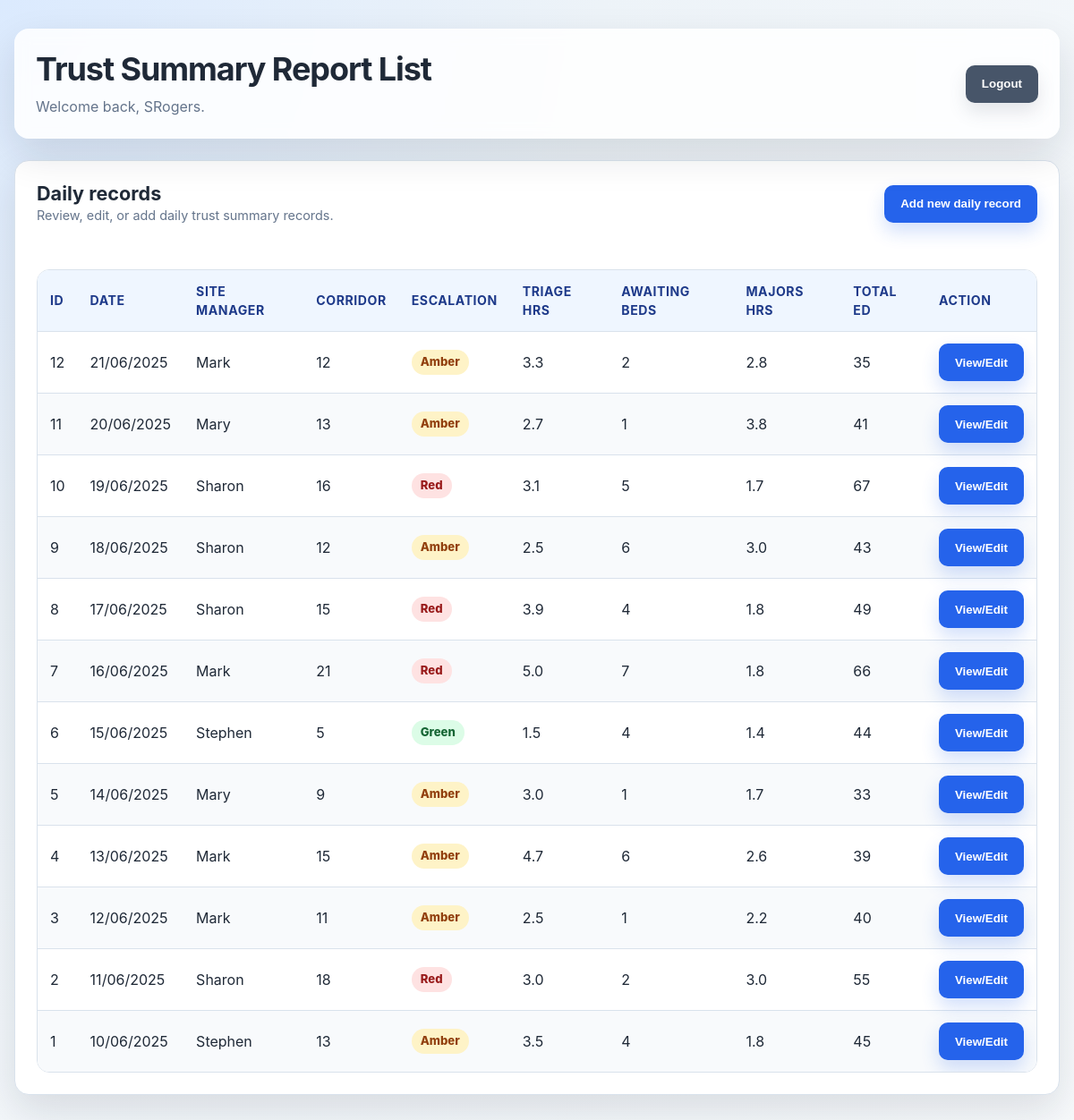
Page /summarylist (signed in) on the committed database.
### tables this page shows
CREATE TABLE DailySummary (
    id INTEGER PRIMARY KEY AUTOINCREMENT,
    dte TEXT NOT NULL ,
    [SiteManager] TEXT,
    [PatientsInCorridor] INTEGER,
    [EscalationLevel] TEXT,
    [TriageTimehrs] REAL,
    [PatientsAwaitingBeds] INTEGER,
    [WaitingTimeMajorshrs] REAL,
    [TotalPatientsED] INTEGER,
    [userid] INTEGER
    );

### main.py (the view)
@app.route('/summarylist')
@check_login
def summarylist():
    db = get_db()
    cur = db.execute('select * from DailySummary order by id desc')
    entries = cur.fetchall()
    return render_template('summarylist.html', username=session['username'], entries=entries)

### main.py (called while the page is built)
def connect_db():
    rv = sqlite3.connect(app.config['DATABASE'])
    rv.row_factory = sqlite3.Row
    return rv

def get_db():
    if not hasattr(g, 'sqlite_db'):
        g.sqlite_db = connect_db()
    return g.sqlite_db

def check_login(f):
    @wraps(f)
    def decorated(*args, **kwargs):
        if "loggedin" not in session:
            return redirect(url_for("login"))
        return f(*args, **kwargs)
    return decorated

### templates/summarylist.html (shortened to what this page needs)
<!DOCTYPE html>
<html lang="en">
<head>
	<link rel="stylesheet" href="{{ url_for('static', filename='style.css') }}">
	<link rel="stylesheet" href="https://use.fontawesome.com/releases/v5.7.1/css/all.css">
</head>
<body>
	<main class="page-shell">
		<header class="page-header">
			<div>
				<h1>Trust Summary Report List</h1>
				<p>Welcome back, {{ username }}.</p>
			</div>
			<form class="inline-form" action="{{ url_for('logout') }}">
				<input class="secondary" type="submit" value="Logout">
			</form>
		</header>
		<section class="card">
			<div class="card-header">
				<div>
					<h2>Daily records</h2>
					<p class="form-hint">Review, edit, or add daily trust summary records.</p>
				</div>
				<form class="inline-form" action="{{ url_for('openadddailyrecord') }}">
					<input type="submit" value="Add new daily record">
				</form>
			</div>
			<div class="msg">{{ msg }}</div>
			{% if entries %}
			<div class="table-wrap">
				<table>
					<thead>
						<tr>
							<th>ID</th>
							<th>Date</th>
							<th>Site Manager</th>
							<th>Corridor</th>
							<th>Escalation</th>
							<th>Triage hrs</th>
							<th>Awaiting Beds</th>
							<th>Majors hrs</th>
							<th>Total ED</th>
							<th>Action</th>
						</tr>
					</thead>
					<tbody>
						{% for entry in entries %}
						<tr>
							<td>{{ entry.id }}</td>
							<td>{{ entry.dte }}</td>
							<td>{{ entry.SiteManager }}</td>
							<td>{{ entry.PatientsInCorridor }}</td>
							<td><span class="status-pill status-{{ entry.EscalationLevel|lower }}">{{ entry.EscalationLevel }}</span></td>
							<td>{{ entry.TriageTimehrs }}</td>
							<td>{{ entry.PatientsAwaitingBeds }}</td>
							<td>{{ entry.WaitingTimeMajorshrs }}</td>
							<td>{{ entry.TotalPatientsED }}</td>
							<td>
								<form class="inline-form" action="{{ url_for('dailydetail', dayid=entry.id) }}">
									<input type="submit" value="View/Edit" id="{{ entry.id }}">
								</form>
							</td>
						</tr>
						{% endfor %}
					</tbody>
				</table>
			</div>
			{% else %}
			<div class="empty-state">No entries found.</div>
			{% endif %}
		</section>
	</main>
</body>
</html>

### static/style.css (style rules this page uses)
:root { --bg: #edf3f8; --surface: #ffffff; --surface-soft: #f8fafc; --text: #1f2937; --muted: #64748b; --border: #d9e2ec; --primary: #2563eb; --primary-dark: #1d4ed8; --danger: #dc2626; --success: #15803d; --shadow: 0 18px 45px rgba(15, 23, 42, 0.12); --radius: 16px; }
* { box-sizing: border-box; }
body { margin: 0; min-height: 100vh; background: radial-gradient(circle at top left, #dbeafe 0, var(--bg) 38%, #f8fafc 100%); color: var(--text); font-family: -apple-system, BlinkMacSystemFont, "Segoe UI", Roboto, Oxygen, Ubuntu, Cantarell, "Helvetica Neue", Arial, sans-serif; font-size: 16px; line-height: 1.5; -webkit-font-smoothing: antialiased; -moz-osx-font-smoothing: grayscale; }
h1, h2 { margin: 0; color: var(--text); line-height: 1.2; }
h1 { font-size: clamp(1.7rem, 3vw, 2.35rem); letter-spacing: -0.03em; }
h2 { font-size: 1.35rem; }
p { margin: 0; }
.page-shell { width: min(1180px, calc(100% - 32px)); margin: 0 auto; padding: 32px 0 48px; }
.page-header { display: flex; align-items: center; justify-content: space-between; gap: 20px; margin-bottom: 24px; padding: 24px; border-radius: var(--radius); background: rgba(255, 255, 255, 0.86); box-shadow: var(--shadow); backdrop-filter: blur(8px); }
.page-header p { margin-top: 8px; color: var(--muted); }
.card { background: var(--surface); border: 1px solid var(--border); border-radius: var(--radius); box-shadow: var(--shadow); padding: 24px; margin-bottom: 24px; }
.card-header { display: flex; justify-content: space-between; align-items: center; gap: 16px; margin-bottom: 18px; }
.msg { min-height: 1.2em; margin: 12px 0; color: var(--danger); font-weight: 600; }
.form-hint { color: var(--muted); font-size: .9rem; }
input[type="submit"], .button { display: inline-flex; align-items: center; justify-content: center; min-height: 42px; border: 0; border-radius: 10px; padding: 10px 18px; background: var(--primary); color: #fff; font-weight: 800; text-decoration: none; cursor: pointer; transition: transform .2s, background-color .2s, box-shadow .2s; box-shadow: 0 10px 20px rgba(37, 99, 235, 0.2); }
.button.secondary, input.secondary { background: #475569; box-shadow: 0 10px 20px rgba(71, 85, 105, 0.15); }
.table-wrap { overflow-x: auto; border: 1px solid var(--border); border-radius: 14px; }
table { width: 100%; border-collapse: collapse; background: #fff; }
th, td { padding: 13px 14px; text-align: left; border-bottom: 1px solid var(--border); vertical-align: middle; }
th { background: #eff6ff; color: #1e3a8a; font-size: .88rem; text-transform: uppercase; letter-spacing: .04em; }
tr:nth-child(even) td { background: #f8fafc; }
tr:last-child td { border-bottom: 0; }
.inline-form { display: inline; }
.status-pill { display: inline-flex; align-items: center; border-radius: 999px; padding: 4px 10px; font-weight: 800; font-size: .82rem; background: #e2e8f0; color: #334155; }
.status-red { background: #fee2e2; color: #991b1b; }
.status-amber { background: #fef3c7; color: #92400e; }
.status-green { background: #dcfce7; color: #166534; }

### rows in the picture
DailySummary: id "12", dte "21/06/2025", SiteManager "Mark", PatientsInCorridor "12", EscalationLevel "Amber", TriageTimehrs "3.3", PatientsAwaitingBeds "2", WaitingTimeMajorshrs "2.8", TotalPatientsED "35"
DailySummary: id "11", dte "20/06/2025", SiteManager "Mary", PatientsInCorridor "13", EscalationLevel "Amber", TriageTimehrs "2.7", PatientsAwaitingBeds "1", WaitingTimeMajorshrs "3.8", TotalPatientsED "41"
DailySummary: id "10", dte "19/06/2025", SiteManager "Sharon", PatientsInCorridor "16", EscalationLevel "Red", TriageTimehrs "3.1", PatientsAwaitingBeds "5", WaitingTimeMajorshrs "1.7", TotalPatientsED "67"
DailySummary: id "9", dte "18/06/2025", SiteManager "Sharon", PatientsInCorridor "12", EscalationLevel "Amber", TriageTimehrs "2.5", PatientsAwaitingBeds "6", WaitingTimeMajorshrs "3.0", TotalPatientsED "43"
DailySummary: id "8", dte "17/06/2025", SiteManager "Sharon", PatientsInCorridor "15", EscalationLevel "Red", TriageTimehrs "3.9", PatientsAwaitingBeds "4", WaitingTimeMajorshrs "1.8", TotalPatientsED "49"
DailySummary: id "7", dte "16/06/2025", SiteManager "Mark", PatientsInCorridor "21", EscalationLevel "Red", TriageTimehrs "5.0", PatientsAwaitingBeds "7", WaitingTimeMajorshrs "1.8", TotalPatientsED "66"
DailySummary: id "6", dte "15/06/2025", SiteManager "Stephen", PatientsInCorridor "5", EscalationLevel "Green", TriageTimehrs "1.5", PatientsAwaitingBeds "4", WaitingTimeMajorshrs "1.4", TotalPatientsED "44"
DailySummary: id "5", dte "14/06/2025", SiteManager "Mary", PatientsInCorridor "9", EscalationLevel "Amber", TriageTimehrs "3.0", PatientsAwaitingBeds "1", WaitingTimeMajorshrs "1.7", TotalPatientsED "33"
DailySummary: id "4", dte "13/06/2025", SiteManager "Mark", PatientsInCorridor "15", EscalationLevel "Amber", TriageTimehrs "4.7", PatientsAwaitingBeds "6", WaitingTimeMajorshrs "2.6", TotalPatientsED "39"
DailySummary: id "3", dte "12/06/2025", SiteManager "Mark", PatientsInCorridor "11", EscalationLevel "Amber", TriageTimehrs "2.5", PatientsAwaitingBeds "1", WaitingTimeMajorshrs "2.2", TotalPatientsED "40"
DailySummary: id "2", dte "11/06/2025", SiteManager "Sharon", PatientsInCorridor "18", EscalationLevel "Red", TriageTimehrs "3.0", PatientsAwaitingBeds "2", WaitingTimeMajorshrs "3.0", TotalPatientsED "55"
DailySummary: id "1", dte "10/06/2025", SiteManager "Stephen", PatientsInCorridor "13", EscalationLevel "Amber", TriageTimehrs "3.5", PatientsAwaitingBeds "4", WaitingTimeMajorshrs "1.8", TotalPatientsED "45"

### other values in the picture
{{ username }} "SRogers"
